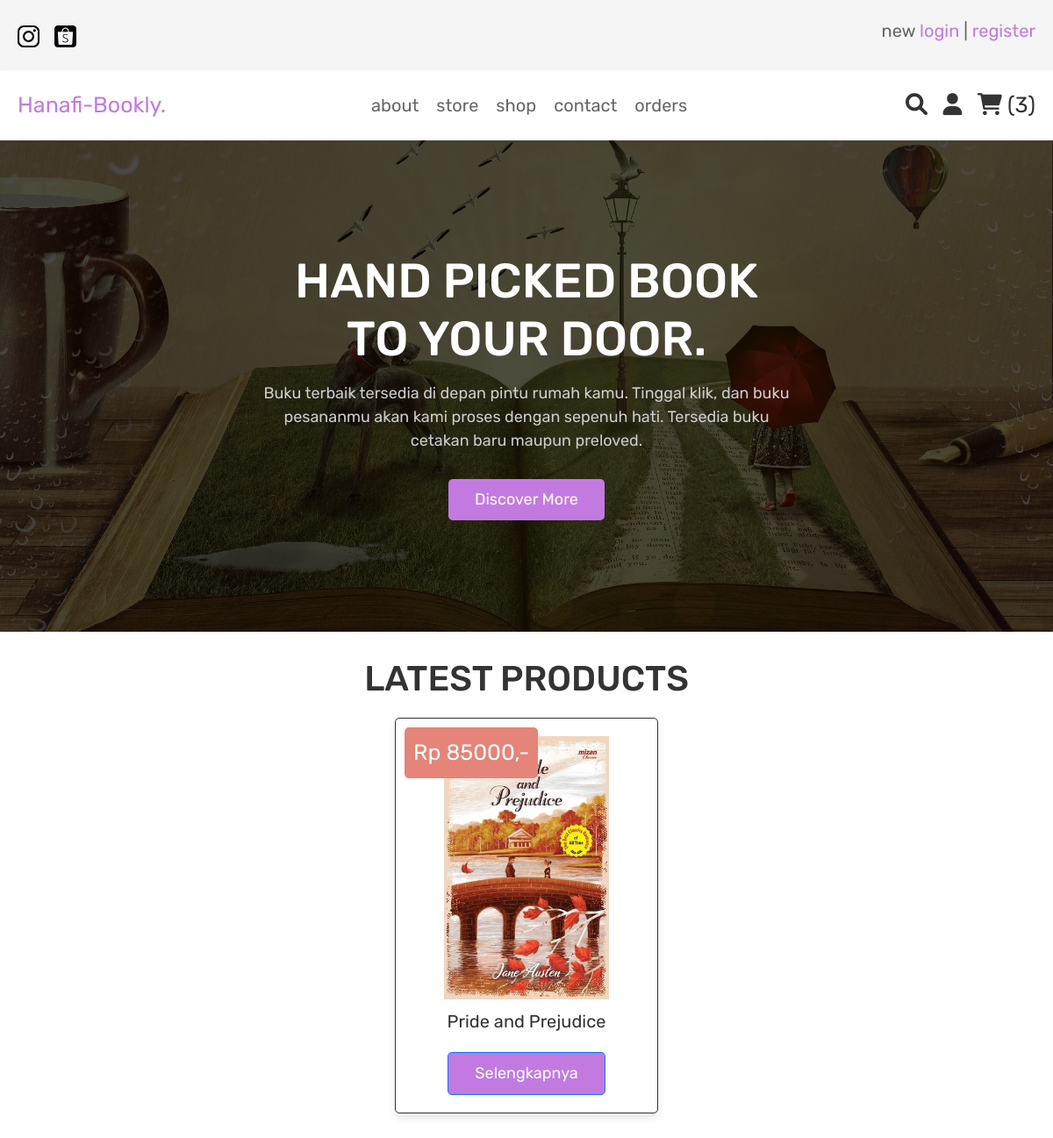
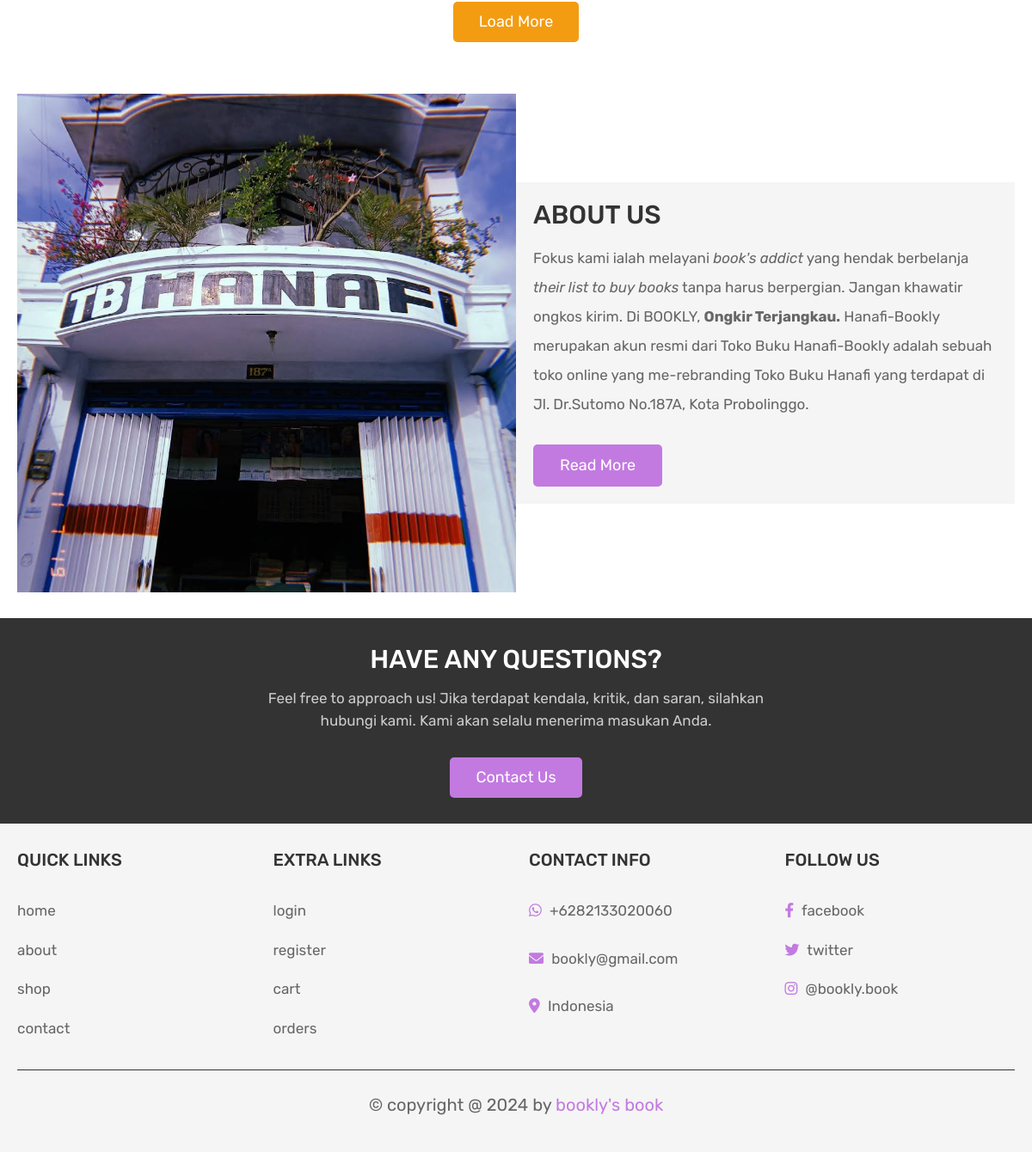
Screenshot of /index.php (signed in) with the database file from the repository (2 pictures, top to bottom).
### tables this page shows
CREATE TABLE `products` (
  `id` int(11) NOT NULL,
  `name` varchar(100) NOT NULL,
  `publisher` varchar(100) NOT NULL,
  `writer` varchar(100) NOT NULL,
  `genre` varchar(100) NOT NULL,
  `sinopsis` text NOT NULL,
  `price` int(11) NOT NULL,
  `image` varchar(100) NOT NULL
);

### index.php (the view, shortened to what this page needs)
<?php
include 'config.php';
?>
<!DOCTYPE html>
<html lang="en">
<head>
   <link rel="stylesheet" href="https://cdnjs.cloudflare.com/ajax/libs/font-awesome/6.0.0/css/all.min.css">
   <link rel="stylesheet" href="https://stackpath.bootstrapcdn.com/bootstrap/4.1.3/css/bootstrap.min.css">
   <link rel="stylesheet" href="css/style.css">
</head>
<body>
<?php include 'header.php'; ?>
<section class="home">
   <div class="content">
      <h3>Hand Picked Book to your door.</h3>
      <p>Buku terbaik tersedia di depan pintu rumah kamu. Tinggal klik, dan buku pesananmu akan kami proses dengan sepenuh hati.
         Tersedia buku cetakan baru maupun preloved.
      </p>
      <a href="about.php" class="white-btn">discover more</a>
   </div>
</section>
<section class="products">
   <h1 class="title">latest products</h1>
   <div class="box-container">
      <?php
         $select_products = mysqli_query($connect, "SELECT * FROM `products` LIMIT 13") or die('query failed');
         if(mysqli_num_rows($select_products) > 0){
            while($fetch_products = mysqli_fetch_assoc($select_products)){
      ?>
     <form action="" method="post" class="box">
      <img class="image" src="uploaded_img/<?php echo $fetch_products['image']; ?>" alt="">
      <div class="name"><?php echo $fetch_products['name']; ?></div>
      <div class="price">Rp <?php echo $fetch_products['price']; ?>,-</div>
      <button type="button" class="btn btn-primary" data-toggle="modal" data-target="#exampleModalLong">Selengkapnya</button>
            <?php
               $select_products = mysqli_query($connect, "SELECT * FROM `products` WHERE id='2'") or die('query failed');
             ?>
        </div>
      <?php
         }
      }else{
         echo '<p class="empty">no products added yet!</p>';
      }
      ?>
   <div class="load-more" style="margin-top: 2rem; text-align:center">
      <a href="shop.php" class="option-btn">load more</a>
   </div>
</section>
<section class="about">
   <div class="flex">
      <div class="image">
         <img src="images/store-offline.jpg" alt="">
      </div>
      <div class="content">
         <h3>about us</h3>
         <p>Fokus kami ialah melayani <i>book's addict</i> yang hendak berbelanja <i>their list to buy books</i> tanpa harus berpergian.
         Jangan khawatir ongkos kirim. Di BOOKLY, <b>Ongkir Terjangkau.</b> Hanafi-Bookly merupakan akun resmi dari
         Toko Buku Hanafi-Bookly adalah sebuah toko online yang me-rebranding Toko Buku Hanafi yang terdapat di Jl. Dr.Sutomo No.187A, Kota Probolinggo.</p>
         <a href="about.php" class="btn">read more</a>
      </div>
   </div>
</section>
<section class="home-contact">
   <div class="content">
      <h3>have any questions?</h3>
      <p>Feel free to approach us! Jika terdapat kendala, kritik, dan saran, silahkan hubungi kami. Kami akan selalu menerima masukan Anda.
      </p>
      <a href="contact.php" class="white-btn">contact us</a>
   </div>
</section>
<?php include 'footer.php'; ?>
</body>
</html>

### css/style.css (style rules this page uses)
:root { --purple:#c27ae1; --red:#e58479; --orange:#f39c12; --black:#333; --white:#fff; --light-color:#666; --light-white:#ccc; --light-bg:#f5f5f5; --border:.1rem solid var(--black); --box-shadow:0 .5rem 1rem rgba(0,0,0,.1); }
* { font-family: 'Rubik', sans-serif; margin:0; padding:0; box-sizing: border-box; outline: none; border:none; text-decoration: none; transition:all .2s linear; }
html { font-size: 62.5%; overflow-x: hidden; }
section { padding:3rem 2rem; }
.title { text-align: center; margin-bottom: 2rem; text-transform: uppercase; color:var(--black); font-size: 4rem; }
.btn, .option-btn, .delete-btn, .white-btn { display: inline-block; margin-top: 1rem; padding:1rem 3rem; cursor: pointer; color:var(--white); font-size: 1.8rem; border-radius: .5rem; text-transform: capitalize; }
.white-btn, .btn { background-color: var(--purple); }
.option-btn { background-color: var(--orange); }
.home { min-height: 70vh; background:linear-gradient(rgba(0,0,0,.7), rgba(0,0,0,.7)), url(../images/home-bg.jpg) no-repeat; background-size: cover; background-position: center; display: flex; align-items: center; justify-content: center; }
.home .content { text-align: center; width: 60rem; }
.home .content h3 { font-size: 5.5rem; color:var(--white); text-transform: uppercase; }
.home .content p { font-size:1.8rem; color:var(--light-white); padding:1rem 0; line-height: 1.5; }
.products .box-container { max-width: 1200px; margin:0 auto; display: grid; grid-template-columns: repeat(auto-fit, 30rem); align-items: flex-start; gap:1.5rem; justify-content: center; }
.products .box-container .box { border-radius: .5rem; background-color: var(--white); box-shadow: var(--box-shadow); padding:2rem; text-align: center; border:var(--border); position: relative; }
.products .box-container .box .image { height: 30rem; }
.products .box-container .box .name { padding:1rem 0; font-size: 2rem; color:var(--black); }
.products .box-container .box .price { position: absolute; top:1rem; left:1rem; border-radius: .5rem; padding:1rem; font-size: 2.5rem; color:var(--white); background-color: var(--red); }
.about .flex { max-width: 1200px; margin:0 auto; display: flex; align-items: center; flex-wrap: wrap; }
.about .flex .image { flex:1 1 40rem; }
.about .flex .image img { width: 100%; }
.about .flex .content { flex:1 1 40rem; padding:2rem; background-color: var(--light-bg); }
.about .flex .content h3 { font-size: 3rem; color:var(--black); text-transform: uppercase; }
.about .flex .content p { padding:1rem 0; line-height: 2; font-size: 1.7rem; color:var(--light-color); }
.home-contact { background-color: var(--black); }
.home-contact .content { max-width: 60rem; text-align: center; margin:0 auto; }
.home-contact .content h3 { font-size: 3rem; text-transform: uppercase; color:var(--white); }
.home-contact .content p { padding:1rem 0; line-height: 1.5; color:var(--light-white); font-size: 1.7rem; }

### rows the page displays
products: image (picture), name "Pride and Prejudice", price "85000"

### other values shown
$cart_rows_number "3"
